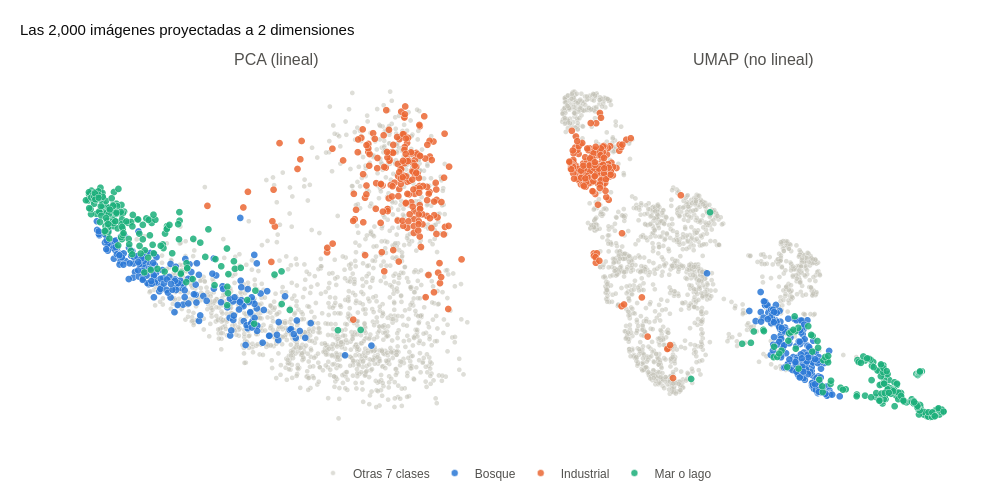

This figure's notebook cell:
### Markdown cell above
Con 10 clases, diez colores distintos serían difíciles de distinguir (sobre todo para personas con daltonismo). En lugar de eso, **resaltamos tres clases** y dejamos las demás en gris como contexto:

### Code cell
# Tres clases resaltadas; el resto queda en gris
RESALTAR = {"Forest": AZUL, "Industrial": NARANJA, "SeaLake": VERDE_AGUA}

# Texto que aparece al pasar el cursor sobre cada punto: clase y nombre del archivo
df["archivo"] = df["ruta"].map(lambda r: Path(r).name)
HOVER_PUNTO = "<b>%{customdata[0]}</b><br>%{customdata[1]}<extra></extra>"

fig = make_subplots(rows=1, cols=2, subplot_titles=["PCA (lineal)", "UMAP (no lineal)"], horizontal_spacing=0.05)
for col, coords in [(1, X_pca), (2, X_umap)]:
    grupos = [("Otras 7 clases", ~df["clase"].isin(RESALTAR).to_numpy(), GRIS, 5)]
    grupos += [(ES[c], (df["clase"] == c).to_numpy(), color, 7) for c, color in RESALTAR.items()]
    for nombre, m, color, tam in grupos:
        fig.add_trace(go.Scattergl(
            x=coords[m, 0], y=coords[m, 1], mode="markers", name=nombre,
            legendgroup=nombre, showlegend=(col == 1),  # una sola entrada de leyenda por grupo
            marker=dict(size=tam, color=color, opacity=0.55 if color == GRIS else 0.85,
                        line=dict(width=0.5, color="white")),
            customdata=df.loc[m, ["clase_es", "archivo"]].to_numpy(), hovertemplate=HOVER_PUNTO,
        ), row=1, col=col)
fig.update_xaxes(showticklabels=False, showgrid=False, ticks="")
fig.update_yaxes(showticklabels=False, showgrid=False, ticks="")
fig.update_layout(title="Las 2,000 imágenes proyectadas a 2 dimensiones", width=1000, height=500,
                  legend=dict(orientation="h", y=-0.05, x=0.5, xanchor="center"))
fig.show()

### Figure 1 — Plotly figure (JSON) as saved in the notebook; plotly's stock layout.template omitted (floating-point values rounded to 4 significant figures; data arrays with more than 128 entries replaced by an {"elided": "..."} marker saying what was removed)
{"data": [{"customdata": {"elided": "1400x2 str values"}, "hovertemplate": "<b>%{customdata[0]}</b><br>%{customdata[1]}<extra></extra>", "legendgroup": "Otras 7 clases", "marker": {"color": "#c3c2b7", "line": {"color": "white", "width": 0.5}, "opacity": 0.55, "size": 5}, "mode": "markers", "name": "Otras 7 clases", "showlegend": true, "type": "scattergl", "x": {"elided": "1400 float values"}, "xaxis": "x", "y": {"elided": "1400 float values"}, "yaxis": "y"}, {"customdata": {"elided": "200x2 str values"}, "hovertemplate": "<b>%{customdata[0]}</b><br>%{customdata[1]}<extra></extra>", "legendgroup": "Bosque", "marker": {"color": "#2a78d6", "line": {"color": "white", "width": 0.5}, "opacity": 0.85, "size": 7}, "mode": "markers", "name": "Bosque", "showlegend": true, "type": "scattergl", "x": {"elided": "200 float values"}, "xaxis": "x", "y": {"elided": "200 float values"}, "yaxis": "y"}, {"customdata": {"elided": "200x2 str values"}, "hovertemplate": "<b>%{customdata[0]}</b><br>%{customdata[1]}<extra></extra>", "legendgroup": "Industrial", "marker": {"color": "#eb6834", "line": {"color": "white", "width": 0.5}, "opacity": 0.85, "size": 7}, "mode": "markers", "name": "Industrial", "showlegend": true, "type": "scattergl", "x": {"elided": "200 float values"}, "xaxis": "x", "y": {"elided": "200 float values"}, "yaxis": "y"}, {"customdata": {"elided": "200x2 str values"}, "hovertemplate": "<b>%{customdata[0]}</b><br>%{customdata[1]}<extra></extra>", "legendgroup": "Mar o lago", "marker": {"color": "#1baf7a", "line": {"color": "white", "width": 0.5}, "opacity": 0.85, "size": 7}, "mode": "markers", "name": "Mar o lago", "showlegend": true, "type": "scattergl", "x": {"elided": "200 float values"}, "xaxis": "x", "y": {"elided": "200 float values"}, "yaxis": "y"}, {"customdata": {"elided": "1400x2 str values"}, "hovertemplate": "<b>%{customdata[0]}</b><br>%{customdata[1]}<extra></extra>", "legendgroup": "Otras 7 clases", "marker": {"color": "#c3c2b7", "line": {"color": "white", "width": 0.5}, "opacity": 0.55, "size": 5}, "mode": "markers", "name": "Otras 7 clases", "showlegend": false, "type": "scattergl", "x": {"elided": "1400 float values"}, "xaxis": "x2", "y": {"elided": "1400 float values"}, "yaxis": "y2"}, {"customdata": {"elided": "200x2 str values"}, "hovertemplate": "<b>%{customdata[0]}</b><br>%{customdata[1]}<extra></extra>", "legendgroup": "Bosque", "marker": {"color": "#2a78d6", "line": {"color": "white", "width": 0.5}, "opacity": 0.85, "size": 7}, "mode": "markers", "name": "Bosque", "showlegend": false, "type": "scattergl", "x": {"elided": "200 float values"}, "xaxis": "x2", "y": {"elided": "200 float values"}, "yaxis": "y2"}, {"customdata": {"elided": "200x2 str values"}, "hovertemplate": "<b>%{customdata[0]}</b><br>%{customdata[1]}<extra></extra>", "legendgroup": "Industrial", "marker": {"color": "#eb6834", "line": {"color": "white", "width": 0.5}, "opacity": 0.85, "size": 7}, "mode": "markers", "name": "Industrial", "showlegend": false, "type": "scattergl", "x": {"elided": "200 float values"}, "xaxis": "x2", "y": {"elided": "200 float values"}, "yaxis": "y2"}, {"customdata": {"elided": "200x2 str values"}, "hovertemplate": "<b>%{customdata[0]}</b><br>%{customdata[1]}<extra></extra>", "legendgroup": "Mar o lago", "marker": {"color": "#1baf7a", "line": {"color": "white", "width": 0.5}, "opacity": 0.85, "size": 7}, "mode": "markers", "name": "Mar o lago", "showlegend": false, "type": "scattergl", "x": {"elided": "200 float values"}, "xaxis": "x2", "y": {"elided": "200 float values"}, "yaxis": "y2"}], "layout": {"annotations": [{"font": {"size": 16}, "showarrow": false, "text": "PCA (lineal)", "x": 0.2375, "xanchor": "center", "xref": "paper", "y": 1.0, "yanchor": "bottom", "yref": "paper"}, {"font": {"size": 16}, "showarrow": false, "text": "UMAP (no lineal)", "x": 0.7625, "xanchor": "center", "xref": "paper", "y": 1.0, "yanchor": "bottom", "yref": "paper"}], "height": 500, "legend": {"orientation": "h", "x": 0.5, "xanchor": "center", "y": -0.05}, "title": {"text": "Las 2,000 imágenes proyectadas a 2 dimensiones"}, "width": 1000, "xaxis": {"anchor": "y", "domain": [0.0, 0.475], "showgrid": false, "showticklabels": false, "ticks": ""}, "xaxis2": {"anchor": "y2", "domain": [0.525, 1.0], "showgrid": false, "showticklabels": false, "ticks": ""}, "yaxis": {"anchor": "x", "domain": [0.0, 1.0], "showgrid": false, "showticklabels": false, "ticks": ""}, "yaxis2": {"anchor": "x2", "domain": [0.0, 1.0], "showgrid": false, "showticklabels": false, "ticks": ""}}}
